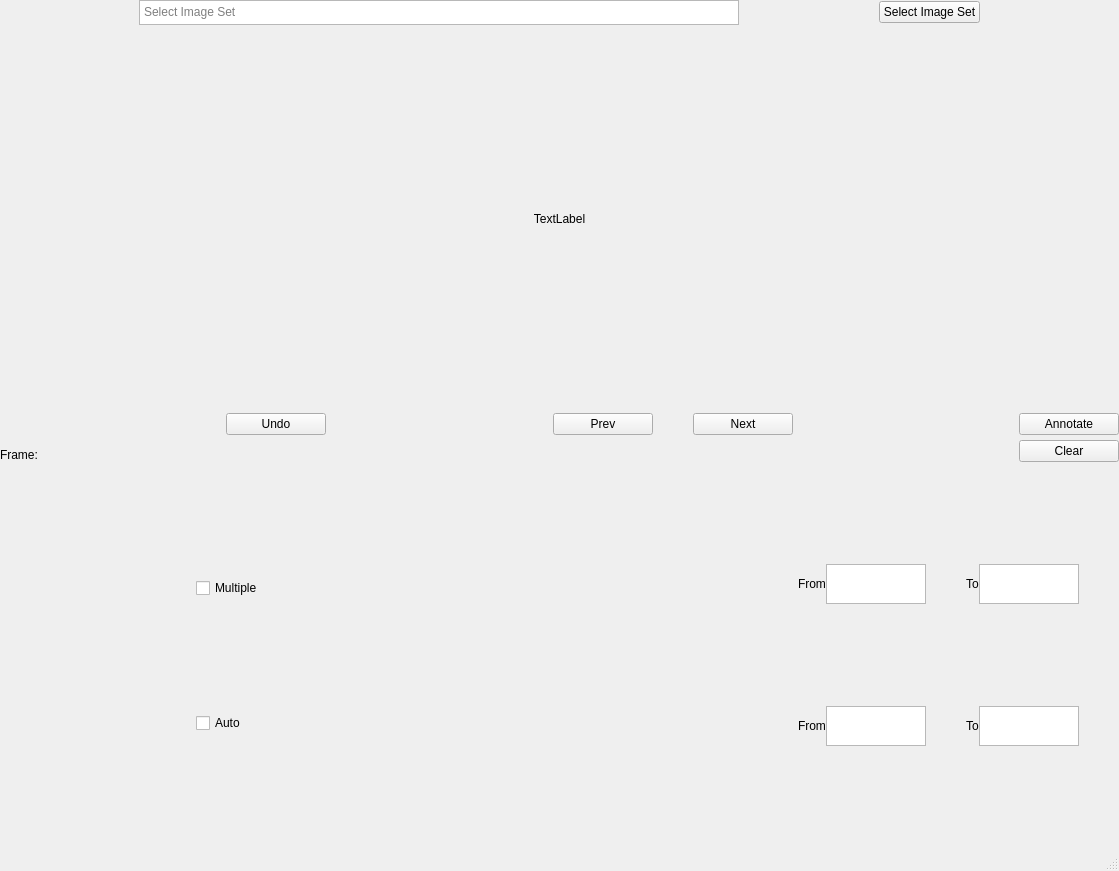
<?xml version="1.0" encoding="UTF-8"?>
<ui version="4.0">
 <class>MainWindow</class>
 <widget class="QMainWindow" name="MainWindow">
  <property name="geometry">
   <rect>
    <x>0</x>
    <y>0</y>
    <width>1119</width>
    <height>871</height>
   </rect>
  </property>
  <property name="windowTitle">
   <string>MainWindow</string>
  </property>
  <widget class="QWidget" name="centralwidget">
   <layout class="QVBoxLayout" name="verticalLayout">
    <property name="spacing">
     <number>0</number>
    </property>
    <property name="leftMargin">
     <number>0</number>
    </property>
    <property name="topMargin">
     <number>0</number>
    </property>
    <property name="rightMargin">
     <number>0</number>
    </property>
    <property name="bottomMargin">
     <number>0</number>
    </property>
    <item>
     <layout class="QHBoxLayout" name="horizontalLayout_9">
      <item>
       <spacer name="horizontalSpacer_13">
        <property name="orientation">
         <enum>Qt::Horizontal</enum>
        </property>
        <property name="sizeHint" stdset="0">
         <size>
          <width>40</width>
          <height>20</height>
         </size>
        </property>
       </spacer>
      </item>
      <item>
       <widget class="QTextEdit" name="textEdit_5">
        <property name="sizePolicy">
         <sizepolicy hsizetype="Fixed" vsizetype="Fixed">
          <horstretch>0</horstretch>
          <verstretch>0</verstretch>
         </sizepolicy>
        </property>
        <property name="minimumSize">
         <size>
          <width>600</width>
          <height>25</height>
         </size>
        </property>
        <property name="maximumSize">
         <size>
          <width>600</width>
          <height>25</height>
         </size>
        </property>
        <property name="placeholderText">
         <string>Select Image Set</string>
        </property>
       </widget>
      </item>
      <item>
       <spacer name="horizontalSpacer_12">
        <property name="orientation">
         <enum>Qt::Horizontal</enum>
        </property>
        <property name="sizeHint" stdset="0">
         <size>
          <width>40</width>
          <height>20</height>
         </size>
        </property>
       </spacer>
      </item>
      <item>
       <widget class="QPushButton" name="selectSourceButton">
        <property name="text">
         <string>Select Image Set</string>
        </property>
       </widget>
      </item>
      <item>
       <spacer name="horizontalSpacer_14">
        <property name="orientation">
         <enum>Qt::Horizontal</enum>
        </property>
        <property name="sizeHint" stdset="0">
         <size>
          <width>40</width>
          <height>20</height>
         </size>
        </property>
       </spacer>
      </item>
     </layout>
    </item>
    <item>
     <layout class="QHBoxLayout" name="horizontalLayout_8">
      <item>
       <layout class="QVBoxLayout" name="verticalLayout_7">
        <item>
         <layout class="QVBoxLayout" name="verticalLayout_6"/>
        </item>
        <item>
         <widget class="QLabel" name="label">
          <property name="enabled">
           <bool>true</bool>
          </property>
          <property name="sizePolicy">
           <sizepolicy hsizetype="MinimumExpanding" vsizetype="MinimumExpanding">
            <horstretch>0</horstretch>
            <verstretch>0</verstretch>
           </sizepolicy>
          </property>
          <property name="baseSize">
           <size>
            <width>0</width>
            <height>0</height>
           </size>
          </property>
          <property name="text">
           <string>TextLabel</string>
          </property>
          <property name="alignment">
           <set>Qt::AlignCenter</set>
          </property>
         </widget>
        </item>
       </layout>
      </item>
     </layout>
    </item>
    <item>
     <layout class="QHBoxLayout" name="horizontalLayout_2">
      <item>
       <spacer name="horizontalSpacer_11">
        <property name="orientation">
         <enum>Qt::Horizontal</enum>
        </property>
        <property name="sizeHint" stdset="0">
         <size>
          <width>40</width>
          <height>20</height>
         </size>
        </property>
       </spacer>
      </item>
      <item>
       <widget class="QPushButton" name="pushButton_2">
        <property name="minimumSize">
         <size>
          <width>100</width>
          <height>0</height>
         </size>
        </property>
        <property name="text">
         <string>Undo</string>
        </property>
       </widget>
      </item>
      <item>
       <spacer name="horizontalSpacer">
        <property name="orientation">
         <enum>Qt::Horizontal</enum>
        </property>
        <property name="sizeHint" stdset="0">
         <size>
          <width>40</width>
          <height>20</height>
         </size>
        </property>
       </spacer>
      </item>
      <item>
       <layout class="QHBoxLayout" name="horizontalLayout">
        <item>
         <widget class="QPushButton" name="pushButton_4">
          <property name="minimumSize">
           <size>
            <width>100</width>
            <height>0</height>
           </size>
          </property>
          <property name="text">
           <string>Prev</string>
          </property>
         </widget>
        </item>
        <item>
         <spacer name="horizontalSpacer_2">
          <property name="orientation">
           <enum>Qt::Horizontal</enum>
          </property>
          <property name="sizeHint" stdset="0">
           <size>
            <width>40</width>
            <height>20</height>
           </size>
          </property>
         </spacer>
        </item>
        <item>
         <widget class="QPushButton" name="pushButton_3">
          <property name="minimumSize">
           <size>
            <width>100</width>
            <height>0</height>
           </size>
          </property>
          <property name="text">
           <string>Next</string>
          </property>
         </widget>
        </item>
       </layout>
      </item>
      <item>
       <spacer name="horizontalSpacer_3">
        <property name="orientation">
         <enum>Qt::Horizontal</enum>
        </property>
        <property name="sizeHint" stdset="0">
         <size>
          <width>10</width>
          <height>20</height>
         </size>
        </property>
       </spacer>
      </item>
      <item>
       <widget class="QPushButton" name="pushButton">
        <property name="minimumSize">
         <size>
          <width>100</width>
          <height>0</height>
         </size>
        </property>
        <property name="text">
         <string>Annotate</string>
        </property>
       </widget>
      </item>
     </layout>
    </item>
    <item>
     <layout class="QHBoxLayout" name="horizontalLayout_6">
      <property name="topMargin">
       <number>5</number>
      </property>
      <item>
       <widget class="QLabel" name="label_2">
        <property name="sizePolicy">
         <sizepolicy hsizetype="Expanding" vsizetype="Preferred">
          <horstretch>0</horstretch>
          <verstretch>0</verstretch>
         </sizepolicy>
        </property>
        <property name="text">
         <string>Frame: </string>
        </property>
        <property name="alignment">
         <set>Qt::AlignBottom|Qt::AlignLeading|Qt::AlignLeft</set>
        </property>
        <property name="margin">
         <number>0</number>
        </property>
       </widget>
      </item>
      <item>
       <spacer name="horizontalSpacer_4">
        <property name="orientation">
         <enum>Qt::Horizontal</enum>
        </property>
        <property name="sizeHint" stdset="0">
         <size>
          <width>40</width>
          <height>20</height>
         </size>
        </property>
       </spacer>
      </item>
      <item>
       <widget class="QPushButton" name="pushButton_5">
        <property name="sizePolicy">
         <sizepolicy hsizetype="Fixed" vsizetype="Fixed">
          <horstretch>0</horstretch>
          <verstretch>0</verstretch>
         </sizepolicy>
        </property>
        <property name="minimumSize">
         <size>
          <width>100</width>
          <height>0</height>
         </size>
        </property>
        <property name="text">
         <string>Clear</string>
        </property>
       </widget>
      </item>
     </layout>
    </item>
    <item>
     <layout class="QHBoxLayout" name="horizontalLayout_3">
      <item>
       <spacer name="horizontalSpacer_10">
        <property name="orientation">
         <enum>Qt::Horizontal</enum>
        </property>
        <property name="sizeHint" stdset="0">
         <size>
          <width>40</width>
          <height>20</height>
         </size>
        </property>
       </spacer>
      </item>
      <item>
       <layout class="QVBoxLayout" name="verticalLayout_4">
        <item>
         <spacer name="verticalSpacer_4">
          <property name="orientation">
           <enum>Qt::Vertical</enum>
          </property>
          <property name="sizeHint" stdset="0">
           <size>
            <width>20</width>
            <height>40</height>
           </size>
          </property>
         </spacer>
        </item>
        <item>
         <layout class="QVBoxLayout" name="verticalLayout_3">
          <item>
           <widget class="QCheckBox" name="checkBox_2">
            <property name="text">
             <string>Multiple</string>
            </property>
           </widget>
          </item>
         </layout>
        </item>
        <item>
         <spacer name="verticalSpacer_2">
          <property name="orientation">
           <enum>Qt::Vertical</enum>
          </property>
          <property name="sizeHint" stdset="0">
           <size>
            <width>20</width>
            <height>40</height>
           </size>
          </property>
         </spacer>
        </item>
        <item>
         <layout class="QHBoxLayout" name="horizontalLayout_7">
          <item>
           <widget class="QCheckBox" name="checkBox">
            <property name="text">
             <string>Auto</string>
            </property>
           </widget>
          </item>
         </layout>
        </item>
        <item>
         <spacer name="verticalSpacer_3">
          <property name="orientation">
           <enum>Qt::Vertical</enum>
          </property>
          <property name="sizeHint" stdset="0">
           <size>
            <width>20</width>
            <height>40</height>
           </size>
          </property>
         </spacer>
        </item>
       </layout>
      </item>
      <item>
       <spacer name="horizontalSpacer_5">
        <property name="orientation">
         <enum>Qt::Horizontal</enum>
        </property>
        <property name="sizeHint" stdset="0">
         <size>
          <width>100</width>
          <height>20</height>
         </size>
        </property>
       </spacer>
      </item>
      <item>
       <layout class="QVBoxLayout" name="verticalLayout_2">
        <property name="leftMargin">
         <number>300</number>
        </property>
        <property name="rightMargin">
         <number>0</number>
        </property>
        <item>
         <layout class="QHBoxLayout" name="horizontalLayout_4">
          <item>
           <spacer name="horizontalSpacer_6">
            <property name="orientation">
             <enum>Qt::Horizontal</enum>
            </property>
            <property name="sizeHint" stdset="0">
             <size>
              <width>40</width>
              <height>20</height>
             </size>
            </property>
           </spacer>
          </item>
          <item>
           <widget class="QLabel" name="label_3">
            <property name="sizePolicy">
             <sizepolicy hsizetype="Preferred" vsizetype="Preferred">
              <horstretch>0</horstretch>
              <verstretch>0</verstretch>
             </sizepolicy>
            </property>
            <property name="maximumSize">
             <size>
              <width>100</width>
              <height>20</height>
             </size>
            </property>
            <property name="text">
             <string>From</string>
            </property>
           </widget>
          </item>
          <item>
           <widget class="QTextEdit" name="textEdit">
            <property name="sizePolicy">
             <sizepolicy hsizetype="Preferred" vsizetype="Preferred">
              <horstretch>0</horstretch>
              <verstretch>0</verstretch>
             </sizepolicy>
            </property>
            <property name="maximumSize">
             <size>
              <width>100</width>
              <height>40</height>
             </size>
            </property>
           </widget>
          </item>
          <item>
           <spacer name="horizontalSpacer_15">
            <property name="orientation">
             <enum>Qt::Horizontal</enum>
            </property>
            <property name="sizeHint" stdset="0">
             <size>
              <width>40</width>
              <height>20</height>
             </size>
            </property>
           </spacer>
          </item>
          <item>
           <widget class="QLabel" name="label_5">
            <property name="maximumSize">
             <size>
              <width>50</width>
              <height>20</height>
             </size>
            </property>
            <property name="text">
             <string>To</string>
            </property>
           </widget>
          </item>
          <item>
           <widget class="QTextEdit" name="textEdit_3">
            <property name="maximumSize">
             <size>
              <width>100</width>
              <height>40</height>
             </size>
            </property>
           </widget>
          </item>
          <item>
           <spacer name="horizontalSpacer_7">
            <property name="orientation">
             <enum>Qt::Horizontal</enum>
            </property>
            <property name="sizeHint" stdset="0">
             <size>
              <width>40</width>
              <height>20</height>
             </size>
            </property>
           </spacer>
          </item>
         </layout>
        </item>
        <item>
         <layout class="QHBoxLayout" name="horizontalLayout_5">
          <item>
           <spacer name="horizontalSpacer_8">
            <property name="orientation">
             <enum>Qt::Horizontal</enum>
            </property>
            <property name="sizeHint" stdset="0">
             <size>
              <width>40</width>
              <height>20</height>
             </size>
            </property>
           </spacer>
          </item>
          <item>
           <widget class="QLabel" name="label_4">
            <property name="maximumSize">
             <size>
              <width>110</width>
              <height>20</height>
             </size>
            </property>
            <property name="text">
             <string>From</string>
            </property>
           </widget>
          </item>
          <item>
           <widget class="QTextEdit" name="textEdit_2">
            <property name="maximumSize">
             <size>
              <width>100</width>
              <height>40</height>
             </size>
            </property>
           </widget>
          </item>
          <item>
           <spacer name="horizontalSpacer_16">
            <property name="orientation">
             <enum>Qt::Horizontal</enum>
            </property>
            <property name="sizeHint" stdset="0">
             <size>
              <width>40</width>
              <height>20</height>
             </size>
            </property>
           </spacer>
          </item>
          <item>
           <widget class="QLabel" name="label_6">
            <property name="maximumSize">
             <size>
              <width>50</width>
              <height>20</height>
             </size>
            </property>
            <property name="text">
             <string>To</string>
            </property>
           </widget>
          </item>
          <item>
           <widget class="QTextEdit" name="textEdit_4">
            <property name="maximumSize">
             <size>
              <width>100</width>
              <height>40</height>
             </size>
            </property>
           </widget>
          </item>
          <item>
           <spacer name="horizontalSpacer_9">
            <property name="orientation">
             <enum>Qt::Horizontal</enum>
            </property>
            <property name="sizeHint" stdset="0">
             <size>
              <width>40</width>
              <height>20</height>
             </size>
            </property>
           </spacer>
          </item>
         </layout>
        </item>
       </layout>
      </item>
     </layout>
    </item>
   </layout>
  </widget>
  <widget class="QMenuBar" name="menubar">
   <property name="geometry">
    <rect>
     <x>0</x>
     <y>0</y>
     <width>1119</width>
     <height>21</height>
    </rect>
   </property>
  </widget>
  <widget class="QStatusBar" name="statusbar"/>
 </widget>
 <resources/>
 <connections/>
</ui>
